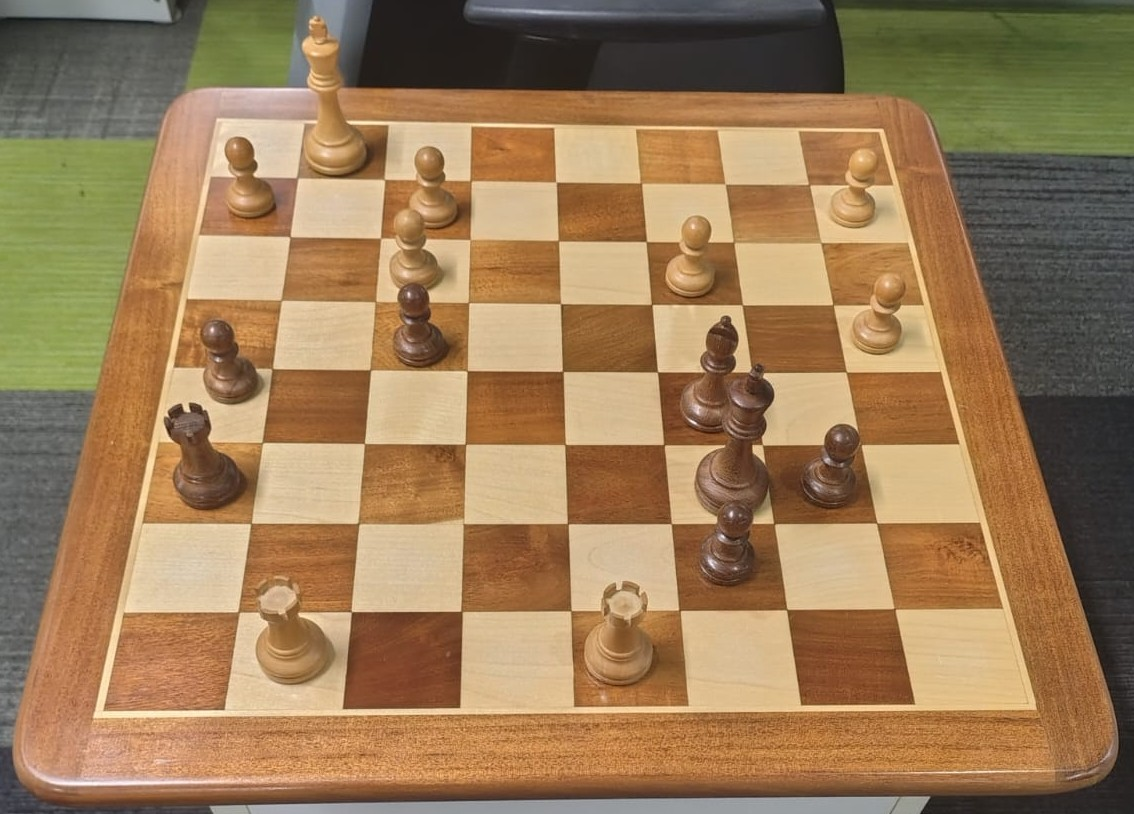
#> input picture data/images/cb.jpeg, 1134 x 814 px
$ python -i transforms.py   (imports and definitions only)
#> lines starting #> are read from the running program, lines starting #| are printed output that depends on the picture; after the words box and inside, x2 and y2 are one past the last pixel; in counts of white or black regions, pixels touching at a corner belong together
#> further down, picture is the input picture: shape (814, 1134, 3); mean B, G, R 87.7, 124.5, 155.6
### src/vision_pipeline/preprocessing/utils/utils.py
import cv2
import numpy as np
from typing import Optional, Tuple, List

# [34 lines left out: functions _order_points, _polygon_area, _line_intersection, not called in this run]


def _normalize_line(rho: float, theta: float) -> Tuple[float, float]:
    """Normalizes angle to avoid 180-degree wrap-around splits."""
    if theta > np.pi * 0.8:  # Wrap around near 180 degrees
        theta -= np.pi
        rho = -rho
    elif theta < -np.pi * 0.2:
        theta += np.pi
        rho = -rho
    return rho, theta

def _cluster_lines(lines_raw: List, is_vertical: bool, cx: float, cy: float, tolerance: float) -> List:
    """Clusters duplicate Hough lines based on their spatial intercept.ie. image space clustering."""
    if lines_raw is None:
        return []

    lines = []
    for line in lines_raw:
        rho, theta = _normalize_line(line[0][0], line[0][1])
        c, s = np.cos(theta), np.sin(theta)

        # Calculate where the line intersects the center axis
        if is_vertical:
            intercept = (rho - cy * s) / (c if abs(c) > 1e-5 else 1e-5)
        else:
            intercept = (rho - cx * c) / (s if abs(s) > 1e-5 else 1e-5)

        lines.append((intercept, rho, theta))

    # Sort left-to-right (verticals) or top-to-bottom (horizontals)
    lines.sort(key=lambda x: x[0])

    clusters = []
    curr = [lines[0]]
    for item in lines[1:]:
        if item[0] - curr[-1][0] < tolerance:
            curr.append(item)
        else:
            clusters.append(curr)
            curr = [item]
    clusters.append(curr)

    # Average the grouped lines
    merged = []
    for cluster in clusters:
        avg_rho = np.mean([x[1] for x in cluster])
        avg_theta = np.mean([x[2] for x in cluster])
        if avg_theta < 0:
            avg_theta += np.pi
            avg_rho = -avg_rho
        # Tuple: (rho, theta, spatial_intercept)
        merged.append((avg_rho, avg_theta, np.mean([x[0] for x in cluster])))

    return merged

# [391 lines left out: functions _merge_lines, filter_lines_by_spacing, _draw_label, get_intersection, detect_board_orientation, label_chess_squares and 2 more, not called in this run]

### src/vision_pipeline/preprocessing/transforms.py
import cv2
import numpy as np
import matplotlib.pyplot as plt
from typing import Optional, List, Tuple

from .utils.utils import _line_intersection, _cluster_lines, _order_points

# =========================================================================
# STRATEGY 1: Fine Contour Approximation (Full Board Proportions Enforced)
# =========================================================================
# [102 lines left out: functions _strategy1_contour, _visualize_corners, not called in this run]


# =========================================================================
# STRATEGY 2: Center-Out Predictive Homography (Hallucinates Perfect 8x8 from Core Perspective)
# =========================================================================

def strategy2_grayscale_hough_grid(img: np.ndarray, debug: bool = False) -> Optional[np.ndarray]:
    """
    Strategy 2: "Center-Out Predictive Homography"
    Uses directional morphology to isolate the pristine inner grid, computes the
    perspective from the clear center, and mathematically projects 4 squares outward
    to hallucinate the perfect 8x8 boundaries.
    """
#> called with debug = False
    gray = cv2.cvtColor(img, cv2.COLOR_BGR2GRAY)
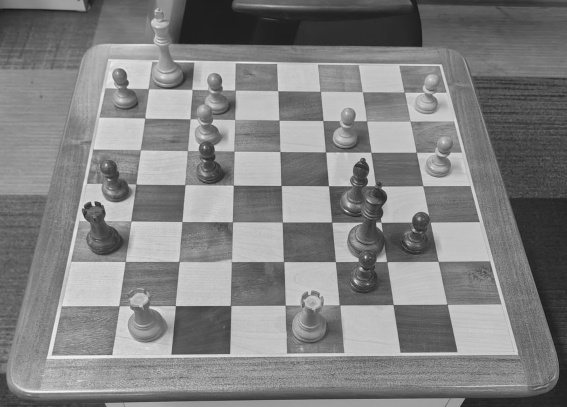
#> gray: shape (814, 1134) (shown at 1/2 size); min 18, max 250, mean 129.7
    h, w = gray.shape[:2]
    cx, cy = w / 2, h / 2

    if debug:
        print("\n" + "="*70)
        print("STRATEGY 2: Center-Out Predictive Homography")
        print("="*70)

    # ========== Phase 1: Contrast & Edge Detection ==========
    clahe = cv2.createCLAHE(clipLimit=3.0, tileGridSize=(5, 5))
    enhanced = clahe.apply(gray)
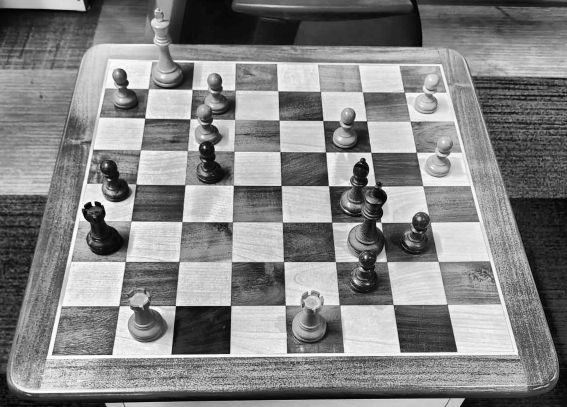
#> enhanced: shape (814, 1134) (shown at 1/2 size); min 1, max 255, mean 132

    base = min(gray.shape)
    radius = max(5, int(base * 0.01)) | 1
    filtered = cv2.bilateralFilter(enhanced, radius, 75, 75)

    v = np.median(filtered)
#> v = 133
    sigma = 0.33
    lower = int(max(0, v * (1.0 - sigma)))
#> lower = 89
    upper = int(min(255, v * (1.0 + sigma)))
#> upper = 176
    edges = cv2.Canny(filtered, lower, upper)
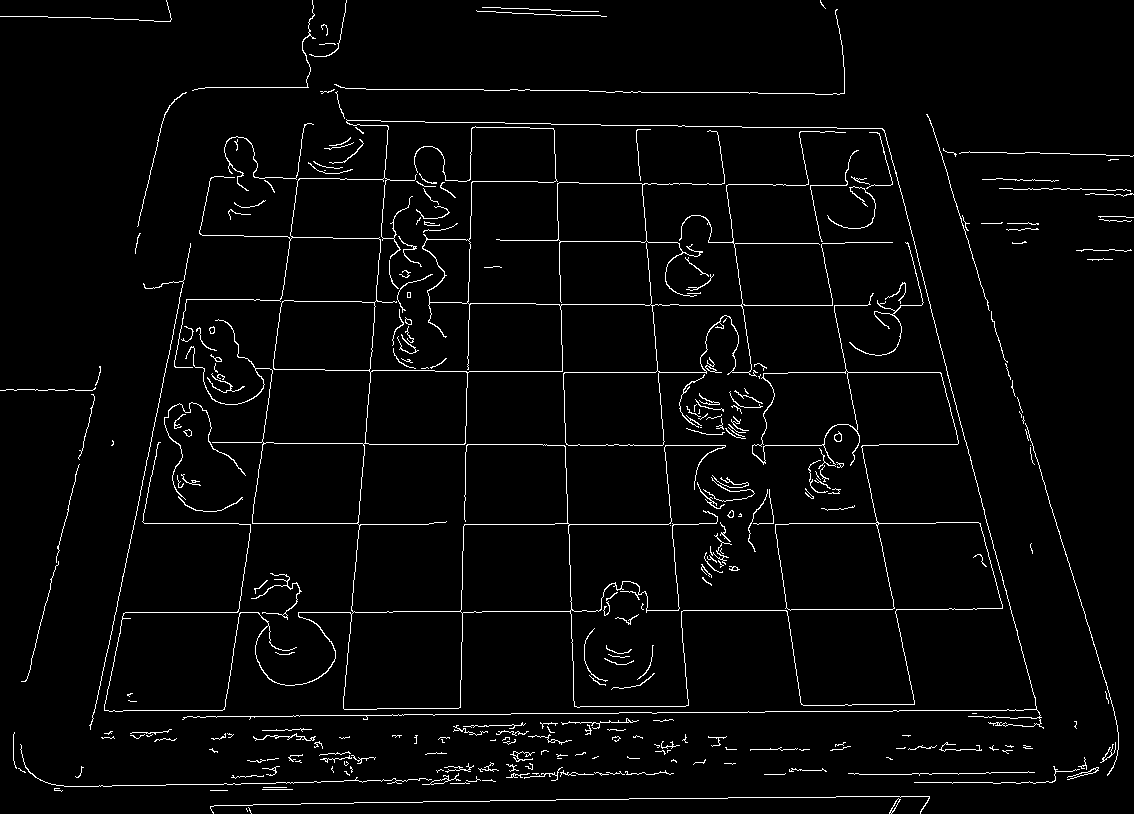
#> edges: shape (814, 1134); 3% white in thin lines or dots

    if debug:
        fig, axes = plt.subplots(1, 3, figsize=(18, 6))
        axes[0].imshow(enhanced, cmap='gray')
        axes[0].set_title("Phase 1.1: CLAHE Enhanced", fontweight="bold")
        axes[1].imshow(filtered, cmap='gray')
        axes[1].set_title("Phase 1.2: Bilateral Filter", fontweight="bold")
        axes[2].imshow(edges, cmap='gray')
        axes[2].set_title(f"Phase 1.3: Canny Edges ({lower}-{upper})", fontweight="bold")
        for ax in axes: ax.axis("off")
        plt.tight_layout()
        plt.show()

    # ========== Phase 2: Directional Morphology (NO EROSION) ==========
    bridge_length = 5
    line_length = max(15, min(h, w) // 80)
    stretch_length = line_length * 4

    # Vertical Pass
    kernel_v_bridge = cv2.getStructuringElement(cv2.MORPH_RECT, (1, bridge_length))
    edges_v = cv2.dilate(edges, kernel_v_bridge, iterations=1)
#> edges_v: shape (814, 1134); 10.5% white; 120 white regions, largest, box (x1, y1, x2, y2) and area: (104, 117, 1044, 731) 56656, (210, 794, 930, 814) 3790, (18, 742, 481, 794) 3346
    kernel_v_filter = cv2.getStructuringElement(cv2.MORPH_RECT, (1, line_length))
    edges_v = cv2.morphologyEx(edges_v, cv2.MORPH_OPEN, kernel_v_filter)
#> edges_v: shape (814, 1134); 0.65% white in thin lines or dots
    kernel_v_stretch = cv2.getStructuringElement(cv2.MORPH_RECT, (1, stretch_length))
    edges_v = cv2.dilate(edges_v, kernel_v_stretch, iterations=1)
#> edges_v: shape (814, 1134); 2.5% white; 137 white regions, largest, box (x1, y1, x2, y2) and area: (557, 150, 574, 733) 1608, (460, 97, 472, 740) 1505, (731, 385, 740, 524) 784

    # Horizontal Pass
    kernel_h_bridge = cv2.getStructuringElement(cv2.MORPH_RECT, (bridge_length, 1))
    edges_h = cv2.dilate(edges, kernel_h_bridge, iterations=1)
#> edges_h: shape (814, 1134); 8.2% white; 146 white regions (5 under 20 px), largest, box (x1, y1, x2, y2) and area: (102, 89, 1046, 729) 49056, (924, 114, 1134, 776) 3985, (87, 243, 193, 730) 2544
    kernel_h_filter = cv2.getStructuringElement(cv2.MORPH_RECT, (line_length, 1))
    edges_h = cv2.morphologyEx(edges_h, cv2.MORPH_OPEN, kernel_h_filter)
#> edges_h: shape (814, 1134); 1.6% white in thin lines or dots
    kernel_h_stretch = cv2.getStructuringElement(cv2.MORPH_RECT, (stretch_length, 1))
    edges_h = cv2.dilate(edges_h, kernel_h_stretch, iterations=1)
#> edges_h: shape (814, 1134); 3.8% white in thin lines or dots

    # Combine (Notice there is no erosion to destroy the 1-pixel lines!)
    edges_cleaned = cv2.bitwise_or(edges_v, edges_h)
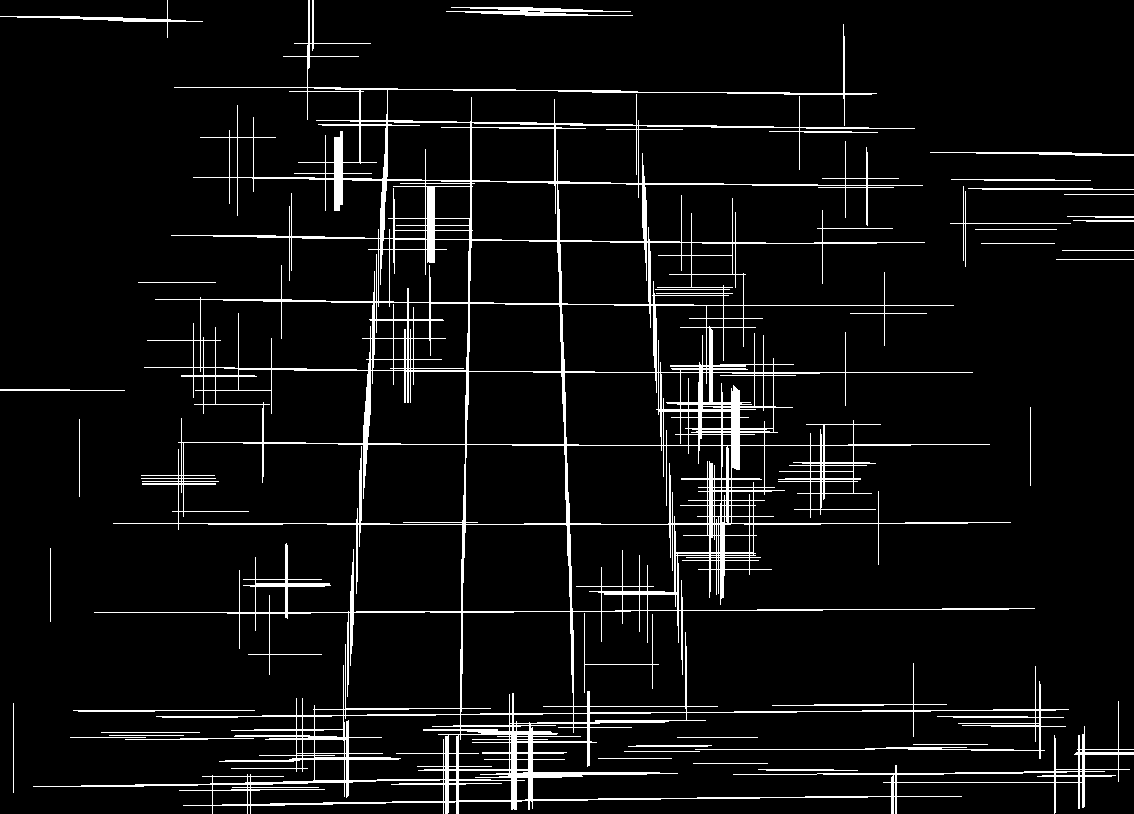
#> edges_cleaned: shape (814, 1134); 6.1% white in thin lines or dots

    if debug:
        fig, axes = plt.subplots(1, 3, figsize=(18, 6))
        axes[0].imshow(edges_v, cmap='gray')
        axes[0].set_title("Phase 2.1: Vertical Pass", fontweight="bold")
        axes[1].imshow(edges_h, cmap='gray')
        axes[1].set_title("Phase 2.2: Horizontal Pass", fontweight="bold")
        axes[2].imshow(edges_cleaned, cmap='gray')
        axes[2].set_title("Phase 2.3: Combined 1D Edges", fontweight="bold")
        for ax in axes: ax.axis("off")
        plt.tight_layout()
        plt.show()

    # ========== Phase 3: Independent Directional Hough Lines ==========
    threshold = max(30, int(0.08 * max(h, w)))

    # We run Hough separately on V and H maps. Zero chance of cross-contamination.
    v_lines_raw = cv2.HoughLines(edges_v, 1, np.pi / 180, threshold)
#> v_lines_raw = 295 rows, first 8: [473, 0.0175], [-549, 3.11], [394, 0.0698], [401, 0.0873], [-622, 3.05], [-624, 3.05], [-615, 3.04], [387, 0.0524]
    h_lines_raw = cv2.HoughLines(edges_h, 1, np.pi / 180, threshold)
#> h_lines_raw = 427 rows, first 8: [523, 1.57], [172, 1.59], [787, 1.55], [231, 1.59], [809, 1.55], [114, 1.59], [372, 1.57], [612, 1.57]


    if v_lines_raw is None or h_lines_raw is None:
        if debug: print("[Step 1] FAILED: Missing directional lines.")
        return None

    # Cluster duplicate lines within ~4% of image width
    tolerance = min(h, w) * 0.04
    v_lines = _cluster_lines(v_lines_raw, True, cx, cy, tolerance)
#> the loop in _cluster_lines, `for line in lines_raw:` made 295 passes
#> (line, theta, rho, c, s, intercept) on passes 2, 5, 6, 7, 9, 14, 16, 17: ([[-549, 3.11]], -0.0349, 549, 0.999, -0.0349, 563.5), ([[-622, 3.05]], -0.0873, 622, 0.996, -0.0872, 660), ([[-624, 3.05]], -0.0873, 624, 0.996, -0.0872, 662), ([[-615, 3.04]], -0.105, 615, 0.995, -0.105, 661.2), ([[-630, 3.07]], -0.0698, 630, 0.998, -0.0698, 660), ([[-419, 3.11]], -0.0349, 419, 0.999, -0.0349, 433.5), ([[-560, 3.12]], -0.0175, 560, 1, -0.0175, 567.2), ([[-333, 3.12]], -0.0175, 333, 1, -0.0175, 340.2)
#> after the loop in _cluster_lines, `for line in lines_raw:`: lines = 295 items, first 6: (466, 473, 0.0175), (563.5, 549, -0.0349), (366.5, 394, 0.0698), (366.9, 401, 0.0873), (660, 622, -0.0873), (662, 624, -0.0873)
#> in _cluster_lines, `curr = [lines[0]]`: curr = [(237, 237, 0)]
#> the loop in _cluster_lines, `for item in lines[1:]:` made 294 passes
#> item on passes 1 to 3: (261.4, 247, -0.0349), (265.4, 313, 0.122), (269.9, 311, 0.105)
#> after the loop in _cluster_lines, `for item in lines[1:]:`: clusters = 3 items
#> the loop in _cluster_lines, `for cluster in clusters:` made 4 passes
#> (cluster, avg_rho, avg_theta) on passes 3 to 4: ([(824.8, 845, 0.0524), (845, 845, 0), (849.2, 842, -0.0175)], 844, 0.0116), ([(1029.3, 1022, -0.0175)], -1022, 3.12)
#> after the loop in _cluster_lines, `for cluster in clusters:`: merged = [(381.4, 0.0796, 435.1), (674.6, 0.0788, 707.8), (844, 0.0116, 839.7), (-1022, 3.12, 1029.3)]
#> v_lines has the same summary as merged in _cluster_lines
    h_lines = _cluster_lines(h_lines_raw, False, cx, cy, tolerance)
#> the loop in _cluster_lines (call 2), `for line in lines_raw:` made 427 passes
#> (rho, theta, c, s, intercept) on passes 1 to 8: (523, 1.57, -4.37e-08, 1, 523), (172, 1.59, -0.0175, 1, 181.9), (787, 1.55, 0.0175, 1, 777.2), (231, 1.59, -0.0175, 1, 240.9), (809, 1.55, 0.0175, 1, 799.2), (114, 1.59, -0.0175, 1, 123.9), (372, 1.57, -4.37e-08, 1, 372), (612, 1.57, -4.37e-08, 1, 612)
#> the loop in _cluster_lines (call 2), `for item in lines[1:]:` made 426 passes
#> item on passes 1 to 3: (7.22, 27, 1.54), (8, 8, 1.57), (9.22, 29, 1.54)
#> the loop in _cluster_lines (call 2), `for cluster in clusters:` made 3 passes

    if debug:
        print(f"[Step 2] Found {len(v_lines)} pristine V-lines and {len(h_lines)} pristine H-lines.")

        dbg_lines = img.copy()

        # Helper to draw infinite lines from (rho, theta)
        # [6 lines left out: function draw_polar_line, not called in this run]

        # Draw H lines (Green) and V lines (Red)
        for line in h_lines: draw_polar_line(dbg_lines, line[0], line[1], (0, 255, 0))
        for line in v_lines: draw_polar_line(dbg_lines, line[0], line[1], (0, 0, 255))

        plt.figure(figsize=(10, 10))
        plt.imshow(cv2.cvtColor(dbg_lines, cv2.COLOR_BGR2RGB))
        plt.title(f"Phase 3: Clustered Hough Lines ({len(h_lines)}H, {len(v_lines)}V)", fontweight="bold")
        plt.axis("off")
        plt.show()

    # ========== Phase 4: Identify The Clean Center Core ==========
    # We need a pristine window of lines. 5 lines = 4 squares (16 inner points).
    # max_possible = min(len(v_lines), len(h_lines))
    # window_size = max(3, min(max_possible, 9))  # Use whatever is available
    window_size = 5 if len(v_lines) >= 5 and len(h_lines) >= 5 else 4
    if len(v_lines) < window_size or len(h_lines) < window_size:
        if debug: print("[Step 3] FAILED: Not enough grid lines to build perspective.")
        return None

    # [13 lines left out: function get_center_window, not called in this run]

    v_core = get_center_window(v_lines, cx, window_size)
    h_core = get_center_window(h_lines, cy, window_size)

    # Accumulate the 16 (or 25) central intersections
    src_flat = []
    dst_img = []
    for u, v_line in enumerate(v_core):
        for v, h_line in enumerate(h_core):
            pt = _line_intersection((v_line[0], v_line[1]), (h_line[0], h_line[1]))
            if pt:
                src_flat.append([u, v])
                dst_img.append(pt)

    src_flat = np.array(src_flat, dtype=np.float32)
    dst_img = np.array(dst_img, dtype=np.float32)

    # Compute perfect perspective from the inner core
    H, _ = cv2.findHomography(src_flat, dst_img, cv2.RANSAC)
    if H is None:
        return None

    # ========== Phase 5: Predictive Topology (Snap to Center & Extrapolate) ==========
    # 1. Map the true image center (w/2, h/2) down to our flat coordinate space
    H_inv = np.linalg.inv(H)
    center_img = np.array([[[cx, cy]]], dtype=np.float32)
    center_flat = cv2.perspectiveTransform(center_img, H_inv)[0][0]
    u_c, v_c = center_flat[0], center_flat[1]

    # 2. Since the mathematical center of an 8x8 board is an intersection,
    # we round our continuous center coordinates to the nearest exact integer grid node.
    u_bc = round(u_c)
    v_bc = round(v_c)

    # 3. An 8x8 board goes exactly 4 squares outward from the center node in every direction!
    corners_flat = np.array([
        [[u_bc - 4.0, v_bc - 4.0]],  # TL
        [[u_bc + 4.0, v_bc - 4.0]],  # TR
        [[u_bc + 4.0, v_bc + 4.0]],  # BR
        [[u_bc - 4.0, v_bc + 4.0]]   # BL
    ], dtype=np.float32)

    # 4. Project those mathematically perfect boundaries BACK up into the 3D camera view
    board_corners = cv2.perspectiveTransform(corners_flat, H)[:, 0, :]

    if debug:
        print("[Step 5] SUCCESS: Hallucinated 8x8 boundaries from core homography.")

        # Draw the visual proof
        overlay = img.copy()

        # 1. Draw the Inner Core (Cyan)
        for pt in dst_img:
            cv2.circle(overlay, tuple(pt.astype(int)), 6, (0, 255, 255), -1)

        # 2. Draw the True Mathematical Center (White Crosshair)
        center_node = cv2.perspectiveTransform(np.array([[[u_bc, v_bc]]], dtype=np.float32), H)[0][0]
        c_pt = tuple(center_node.astype(int))
        cv2.drawMarker(overlay, c_pt, (255, 255, 255), cv2.MARKER_CROSS, 20, 3)

        # 3. Draw the Extrapolated 8x8 Corners (Green)
        cv2.polylines(overlay, [board_corners.astype(np.int32)], True, (0, 255, 0), 4)
        colors = [(255, 0, 0), (0, 255, 0), (0, 0, 255), (255, 255, 0)]
        labels = ["TL", "TR", "BR", "BL"]
        for i, (pt, col, lbl) in enumerate(zip(board_corners, colors, labels)):
            cv2.circle(overlay, tuple(pt.astype(int)), 12, col, -1)
            cv2.putText(overlay, lbl, tuple((pt + 15).astype(int)),
                        cv2.FONT_HERSHEY_SIMPLEX, 0.8, col, 2)

        plt.figure(figsize=(10, 10))
        plt.imshow(cv2.cvtColor(overlay, cv2.COLOR_BGR2RGB))
        plt.title("Phase 4 & 5: Core Perspective & Predicted 8x8 Boundaries", fontweight="bold")
        plt.axis("off")
        plt.show()

    return board_corners

# [65 lines of commented-out code are left out]


# [94 lines left out: function robustly_extrapolate_lines, not called in this run]
# [82 lines of commented-out code are left out]

>>> import cv2
>>> picture = cv2.imread('../../../data/images/cb.jpeg')
>>> result = strategy2_grayscale_hough_grid(picture)
